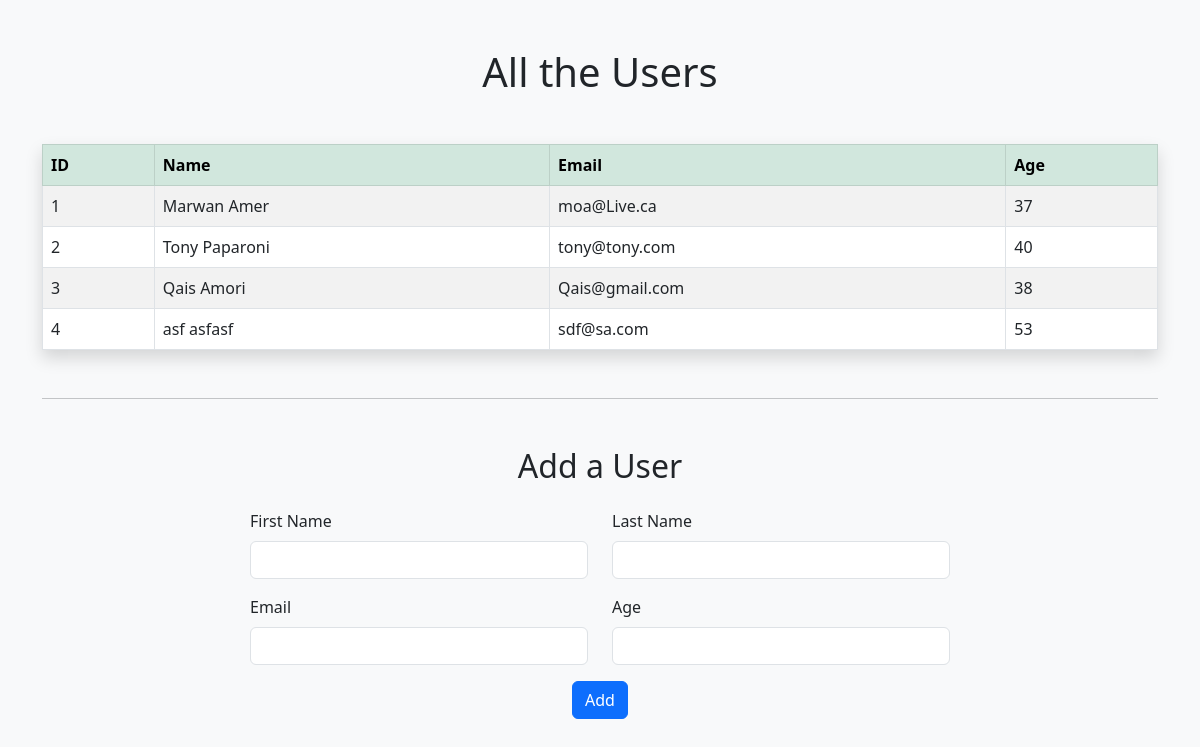
The page / on the database its author committed.
### users_app/models.py (models this page shows)
class User(models.Model):
    first_name = models.CharField(max_length=255)
    last_name = models.CharField(max_length=255)
    email_address = models.CharField(max_length=255)
    age = models.IntegerField()
    created_at = models.DateTimeField(auto_now_add=True)
    updated_at = models.DateTimeField(auto_now=True)

### users_app/views.py (the view)
# urls.py: path('', views.index),
def index(request):
    context = {
        "all_the_users": User.objects.all()
    }
    return render(request, "index.html", context)

### users_app/templates/index.html (shortened to what this page needs)
<!DOCTYPE html>
<html lang="en">
<head>
    <link href="https://cdn.jsdelivr.net/npm/bootstrap@5.3.0/dist/css/bootstrap.min.css" rel="stylesheet">
</head>
<body class="bg-light">
    <div class="container mt-5">
        <h1 class="text-center mb-5">All the Users</h1>
        <table class="table table-striped table-bordered shadow table-hover">
            <thead>
                <tr class="table-success">
                    <th>ID</th>
                    <th>Name</th>
                    <th>Email</th>
                    <th>Age</th>
                </tr>
            </thead>
            <tbody>
                {% for user in all_the_users %}
                <tr>
                    <td>{{ user.id }}</td>
                    <td>{{ user.first_name }} {{ user.last_name }}</td>
                    <td>{{ user.email_address }}</td>
                    <td>{{ user.age }}</td>
                </tr>
                {% endfor %}
            </tbody>
        </table>
        <hr class="my-5">
        <h2 class="text-center mb-4">Add a User</h2>
        <form class="form-box" action="/create" method="post">
            <div class="row mb-3">
                <div class="col-6">
                    <label for="firstName" class="form-label">First Name</label>
                    <input type="text" class="form-control" id="firstName" name="first_name" required>
                </div>
                <div class="col-6">
                    <label for="lastName" class="form-label">Last Name</label>
                    <input type="text" class="form-control" id="lastName" name="last_name" required>
                </div>
            </div>
            <div class="row mb-3">
                <div class="col-6">
                    <label for="email" class="form-label">Email</label>
                    <input type="email" class="form-control" id="email" name="email_address" required>
                </div>
                <div class="col-6">
                    <label for="age" class="form-label">Age</label>
                    <input type="number" class="form-control" id="age" name="age" required>
                </div>
            </div>
            <div class="text-center">
                <button type="submit" class="btn btn-primary">Add</button>
            </div>
        </form>
    </div>
</body>
</html>

### users_app/templates/index.html (style rules this page uses)
.form-box { max-width: 700px; margin: 0 auto; }

### rows shown on the page
User: id "1", first_name "Marwan", last_name "Amer", email_address "moa@Live.ca", age "37"
User: id "2", first_name "Tony", last_name "Paparoni", email_address "tony@tony.com", age "40"
User: id "3", first_name "Qais", last_name "Amori", email_address "Qais@gmail.com", age "38"
User: id "4", first_name "asf", last_name "asfasf", email_address "sdf@sa.com", age "53"
